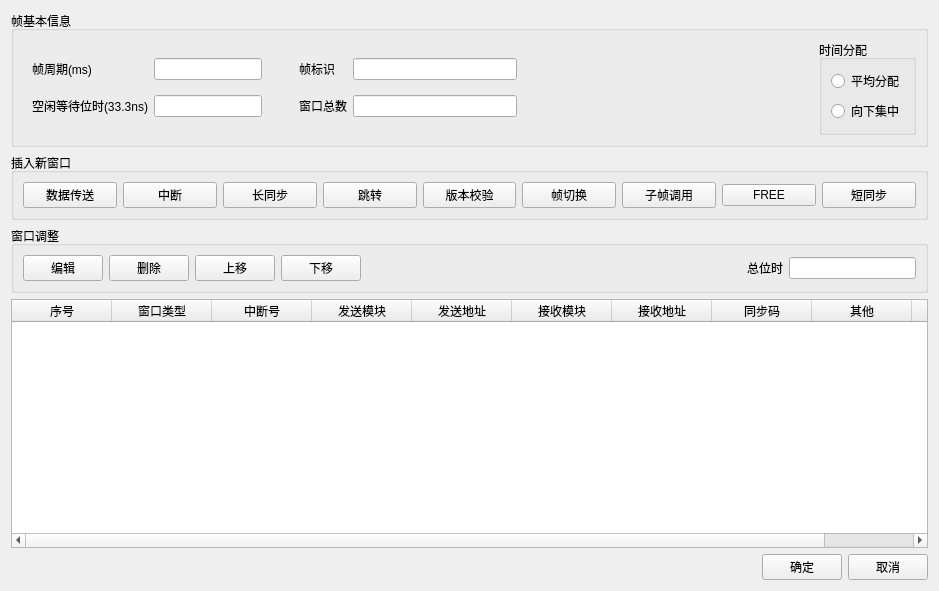
<?xml version="1.0" encoding="UTF-8"?>
<ui version="4.0">
 <class>DataFrameCfgWidget</class>
 <widget class="QWidget" name="DataFrameCfgWidget">
  <property name="geometry">
   <rect>
    <x>0</x>
    <y>0</y>
    <width>939</width>
    <height>591</height>
   </rect>
  </property>
  <property name="windowTitle">
   <string>Form</string>
  </property>
  <layout class="QVBoxLayout" name="verticalLayout_2">
   <item>
    <widget class="QGroupBox" name="groupBox_2">
     <property name="title">
      <string>帧基本信息</string>
     </property>
     <layout class="QHBoxLayout" name="horizontalLayout_2">
      <item>
       <widget class="QWidget" name="widget" native="true">
        <layout class="QGridLayout" name="gridLayout_2">
         <item row="1" column="1">
          <widget class="QLineEdit" name="idleWaitTime_lineEdit"/>
         </item>
         <item row="0" column="0">
          <widget class="QLabel" name="label_2">
           <property name="text">
            <string>帧周期(ms)</string>
           </property>
          </widget>
         </item>
         <item row="0" column="1">
          <widget class="QLineEdit" name="framePeriod_lineEdit"/>
         </item>
         <item row="1" column="0">
          <widget class="QLabel" name="label_3">
           <property name="text">
            <string>空闲等待位时(33.3ns)</string>
           </property>
          </widget>
         </item>
         <item row="0" column="2">
          <widget class="QLabel" name="label_8">
           <property name="text">
            <string/>
           </property>
          </widget>
         </item>
         <item row="1" column="2">
          <widget class="QLabel" name="label_10">
           <property name="text">
            <string/>
           </property>
          </widget>
         </item>
        </layout>
       </widget>
      </item>
      <item>
       <widget class="QWidget" name="widget_2" native="true">
        <layout class="QGridLayout" name="gridLayout">
         <item row="1" column="1">
          <widget class="QLineEdit" name="totalWindow_lineEdit"/>
         </item>
         <item row="0" column="0">
          <widget class="QLabel" name="label_4">
           <property name="text">
            <string>帧标识</string>
           </property>
          </widget>
         </item>
         <item row="0" column="1">
          <widget class="QLineEdit" name="frameIdentification_lineEdit"/>
         </item>
         <item row="0" column="3">
          <widget class="QLabel" name="label_6">
           <property name="styleSheet">
            <string notr="true">color: rgb(255, 0, 0);</string>
           </property>
           <property name="text">
            <string/>
           </property>
          </widget>
         </item>
         <item row="1" column="0">
          <widget class="QLabel" name="label_5">
           <property name="text">
            <string>窗口总数</string>
           </property>
          </widget>
         </item>
         <item row="1" column="3">
          <widget class="QLabel" name="label_7">
           <property name="text">
            <string/>
           </property>
          </widget>
         </item>
         <item row="1" column="2">
          <widget class="QLabel" name="label_9">
           <property name="text">
            <string/>
           </property>
          </widget>
         </item>
        </layout>
       </widget>
      </item>
      <item>
       <spacer name="horizontalSpacer">
        <property name="orientation">
         <enum>Qt::Horizontal</enum>
        </property>
        <property name="sizeHint" stdset="0">
         <size>
          <width>40</width>
          <height>20</height>
         </size>
        </property>
       </spacer>
      </item>
      <item>
       <widget class="QGroupBox" name="groupBox_3">
        <property name="title">
         <string>时间分配</string>
        </property>
        <layout class="QVBoxLayout" name="verticalLayout">
         <item>
          <widget class="QRadioButton" name="equalAllocRadioButton">
           <property name="text">
            <string>平均分配</string>
           </property>
          </widget>
         </item>
         <item>
          <widget class="QRadioButton" name="downConcentrationAllocRadioButton">
           <property name="text">
            <string>向下集中</string>
           </property>
          </widget>
         </item>
        </layout>
       </widget>
      </item>
     </layout>
    </widget>
   </item>
   <item>
    <widget class="QGroupBox" name="groupBox">
     <property name="title">
      <string>插入新窗口</string>
     </property>
     <layout class="QHBoxLayout" name="horizontalLayout">
      <item>
       <widget class="QPushButton" name="pushButton">
        <property name="text">
         <string>数据传送</string>
        </property>
       </widget>
      </item>
      <item>
       <widget class="QPushButton" name="pushButton_2">
        <property name="text">
         <string>中断</string>
        </property>
       </widget>
      </item>
      <item>
       <widget class="QPushButton" name="pushButton_3">
        <property name="text">
         <string>长同步</string>
        </property>
       </widget>
      </item>
      <item>
       <widget class="QPushButton" name="pushButton_4">
        <property name="text">
         <string>跳转</string>
        </property>
       </widget>
      </item>
      <item>
       <widget class="QPushButton" name="pushButton_5">
        <property name="text">
         <string>版本校验</string>
        </property>
       </widget>
      </item>
      <item>
       <widget class="QPushButton" name="pushButton_6">
        <property name="text">
         <string>帧切换</string>
        </property>
       </widget>
      </item>
      <item>
       <widget class="QPushButton" name="pushButton_7">
        <property name="text">
         <string>子帧调用</string>
        </property>
       </widget>
      </item>
      <item>
       <widget class="QPushButton" name="pushButton_8">
        <property name="text">
         <string>FREE</string>
        </property>
       </widget>
      </item>
      <item>
       <widget class="QPushButton" name="pushButton_9">
        <property name="text">
         <string>短同步</string>
        </property>
       </widget>
      </item>
     </layout>
    </widget>
   </item>
   <item>
    <widget class="QGroupBox" name="groupBox_4">
     <property name="title">
      <string>窗口调整</string>
     </property>
     <layout class="QHBoxLayout" name="horizontalLayout_3">
      <item>
       <widget class="QPushButton" name="pushButton_10">
        <property name="text">
         <string>编辑</string>
        </property>
       </widget>
      </item>
      <item>
       <widget class="QPushButton" name="pushButton_11">
        <property name="text">
         <string>删除</string>
        </property>
       </widget>
      </item>
      <item>
       <widget class="QPushButton" name="pushButton_12">
        <property name="text">
         <string>上移</string>
        </property>
       </widget>
      </item>
      <item>
       <widget class="QPushButton" name="pushButton_13">
        <property name="text">
         <string>下移</string>
        </property>
       </widget>
      </item>
      <item>
       <spacer name="horizontalSpacer_2">
        <property name="orientation">
         <enum>Qt::Horizontal</enum>
        </property>
        <property name="sizeHint" stdset="0">
         <size>
          <width>40</width>
          <height>20</height>
         </size>
        </property>
       </spacer>
      </item>
      <item>
       <spacer name="horizontalSpacer_3">
        <property name="orientation">
         <enum>Qt::Horizontal</enum>
        </property>
        <property name="sizeHint" stdset="0">
         <size>
          <width>40</width>
          <height>20</height>
         </size>
        </property>
       </spacer>
      </item>
      <item>
       <spacer name="horizontalSpacer_4">
        <property name="orientation">
         <enum>Qt::Horizontal</enum>
        </property>
        <property name="sizeHint" stdset="0">
         <size>
          <width>40</width>
          <height>20</height>
         </size>
        </property>
       </spacer>
      </item>
      <item>
       <widget class="QLabel" name="label">
        <property name="text">
         <string>总位时</string>
        </property>
       </widget>
      </item>
      <item>
       <widget class="QLineEdit" name="lineEdit_5"/>
      </item>
     </layout>
    </widget>
   </item>
   <item>
    <widget class="QTableWidget" name="tableWidget">
     <column>
      <property name="text">
       <string>序号</string>
      </property>
     </column>
     <column>
      <property name="text">
       <string>窗口类型</string>
      </property>
     </column>
     <column>
      <property name="text">
       <string>中断号</string>
      </property>
     </column>
     <column>
      <property name="text">
       <string>发送模块</string>
      </property>
     </column>
     <column>
      <property name="text">
       <string>发送地址</string>
      </property>
     </column>
     <column>
      <property name="text">
       <string>接收模块</string>
      </property>
     </column>
     <column>
      <property name="text">
       <string>接收地址</string>
      </property>
     </column>
     <column>
      <property name="text">
       <string>同步码</string>
      </property>
     </column>
     <column>
      <property name="text">
       <string>其他</string>
      </property>
     </column>
     <column>
      <property name="text">
       <string>位时</string>
      </property>
     </column>
    </widget>
   </item>
   <item>
    <layout class="QHBoxLayout" name="horizontalLayout_4">
     <item>
      <spacer name="horizontalSpacer_5">
       <property name="orientation">
        <enum>Qt::Horizontal</enum>
       </property>
       <property name="sizeHint" stdset="0">
        <size>
         <width>40</width>
         <height>20</height>
        </size>
       </property>
      </spacer>
     </item>
     <item>
      <widget class="QPushButton" name="okPushButton">
       <property name="text">
        <string>确定</string>
       </property>
      </widget>
     </item>
     <item>
      <widget class="QPushButton" name="cancelPushButton">
       <property name="text">
        <string>取消</string>
       </property>
      </widget>
     </item>
    </layout>
   </item>
  </layout>
 </widget>
 <resources/>
 <connections/>
</ui>
